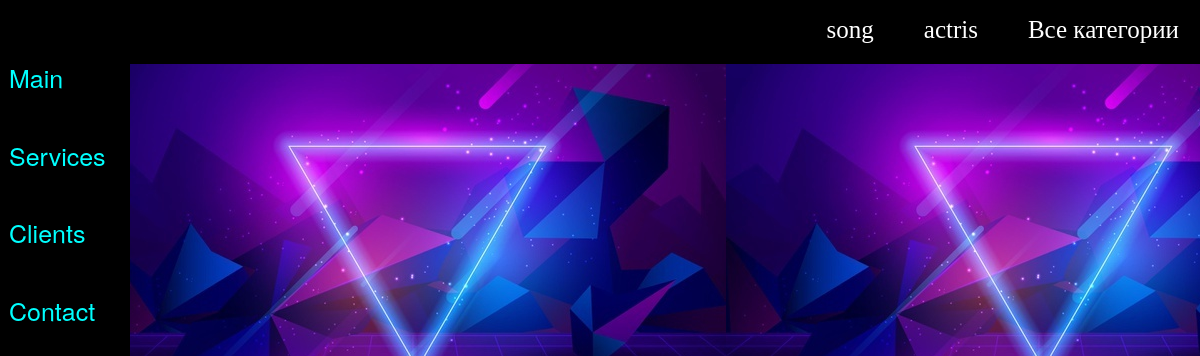
/form/73/, run on an earlier commit of the app's database.
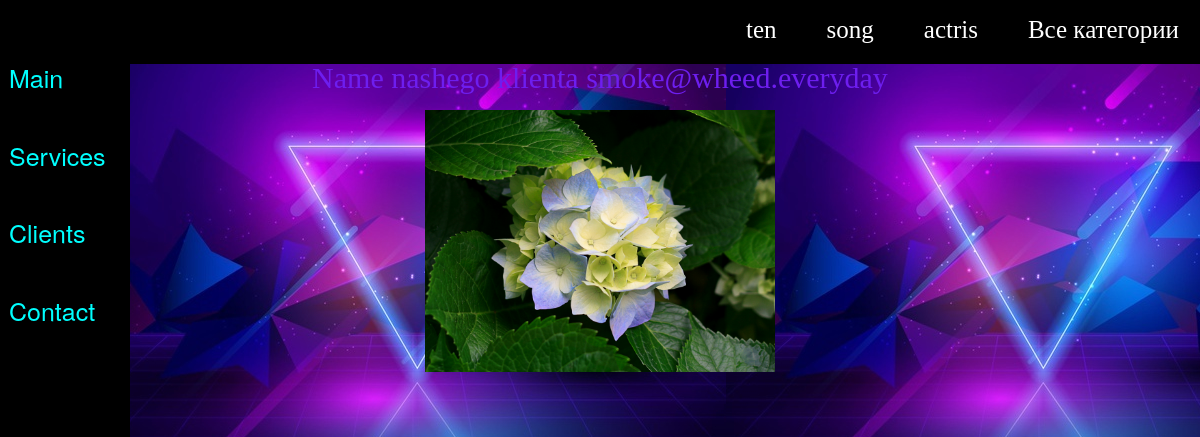
And on a later commit of the database.
### djamshut/models.py (models this page shows, shortened)
class Category(models.Model):
    name = models.CharField(max_length=100, db_index=True)
    def get_absolute_url(self):
        return reverse('category', kwargs={'cat_id': self.pk})

class Regis(models.Model):
    name = models.EmailField()
    password = models.CharField(max_length=256)
    category = models.ForeignKey('Category', on_delete=models.PROTECT, null=True)
    photo = models.ImageField(upload_to="photos/%Y/%m/%d/", verbose_name="Фото")

### djamshut/views.py (the view)
# urls.py: path('form/<int:form_id>/', views.name_id, name="form"),
def name_id(request, form_id):
    form = Regis.objects.filter(id=form_id)
    context = {
        'form': form,
        'form_id': form_id,
    }
    return render(request, 'djamshut/nameclient.html',context=context)

### djamshut/templatetags/regis_tags.py (called while the page is built)
@register.inclusion_tag('djamshut/list_cateories.html')
def show_categories(sort=None, cat_selected=0):
    if not sort:
        cats = Category.objects.all()
    else:
        cats = Category.objects.order_by(sort)
    return {"cats": cats, "cat_selected": cat_selected}

### djamshut/templates/djamshut/nameclient.html
{% extends 'djamshut/base.html'%}
{% block content %}
{% for i in form %}
<div>
    <form class="btn text-info">
        <p>Name nashego klienta {{i.name}}</p>
        <p><img src="{{i.photo.url}}" width="350" height=auto"></p>
    </form>
</div>
{% endfor%}}
{% endblock %}

### djamshut/templates/djamshut/list_cateories.html
{% for c in cats %}
	{% if c.pk == cat_selected %}
		<li class="selected">{{c.name}}</li>
	{% else %}
		<li><a href="{{ c.get_absolute_url }}">{{c.name}}</a></li>
	{% endif %}
{% endfor %}

What changed in the data, as far as the page shows it:
added Category: name "ten"
added Regis: name "smoke@wheed.everyday", photo (picture)
